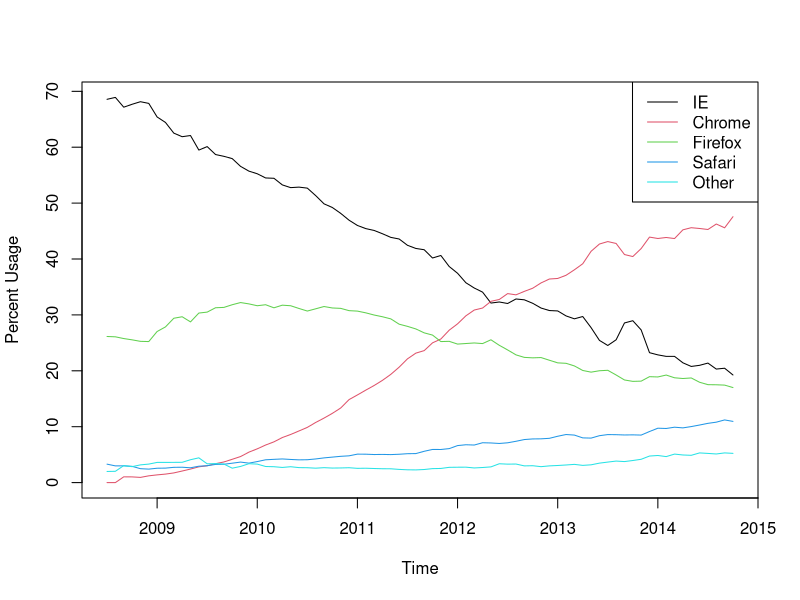
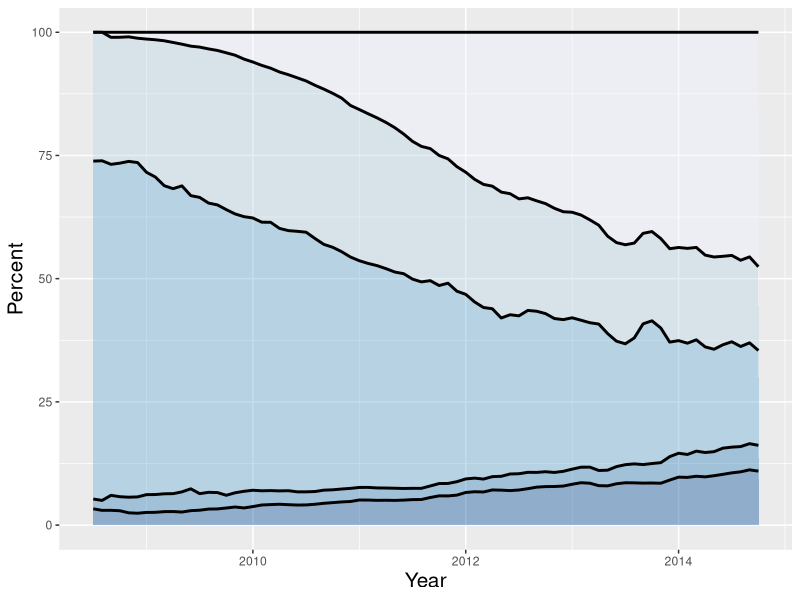

Source code (R) for these figures, in order:
# Analysis of Browser Usage (R)

# begin by installing necessary package ggplot2 

# load package into the workspace for this program
library(ggplot2)  # grammar of graphics plotting

# browser usage data from StatCounter Global Stats
# retrieved from the World Wide Web, October 21, 2014: 
# \url{http://gs.statcounter.com/#browser-ww-monthly-200807-201410
# read in comma-delimited text file 
browser_usage <- read.csv("browser_usage_2008_2014.csv")

# examine the data frame object
print(str(browser_usage))

# define Other category
browser_usage$Other <- 100 -
    browser_usage$IE - browser_usage$Chrome -
    browser_usage$Firefox - browser_usage$Safari 

# define time series data objects 
IE_ts <- ts(browser_usage$IE, start = c(2008, 7), frequency = 12)
Chrome_ts <- ts(browser_usage$Chrome, start = c(2008, 7), frequency = 12)
Firefox_ts <- ts(browser_usage$Firefox, start = c(2008, 7), frequency = 12)
Safari_ts <- ts(browser_usage$Safari, start = c(2008, 7), frequency = 12)
Other_ts <- ts(browser_usage$Other, start = c(2008, 7), frequency = 12)

# create a multiple time series object
browser_mts <- cbind(IE_ts, Chrome_ts, Firefox_ts, Safari_ts, Other_ts) 
dimnames(browser_mts)[[2]] <- c("IE", "Chrome", "Firefox", "Safari", "Other") 

# plot multiple time series object using standard R graphics
pdf(file="fig_browser_mts_R.pdf",width = 11,height = 8.5)  
ts.plot(browser_mts, ylab = "Percent Usage", main="", 
    plot.type = "single", col = 1:5)
legend("topright", colnames(browser_mts), col = 1:5,
    lty = 1, cex = 1)
dev.off()

# define Year as numeric with fractional values for months
browser_usage$Year <- as.numeric(time(IE_ts))

# build data frame for plotting a stacked area graph
Browser <- rep("IE", length = nrow(browser_usage))
Percent <- browser_usage$IE
Year <- browser_usage$Year
plotting_data_frame <- data.frame(Browser, Percent, Year) 

Browser <- rep("Chrome", length = nrow(browser_usage))
Percent <- browser_usage$Chrome
Year <- browser_usage$Year
plotting_data_frame <- rbind(plotting_data_frame, 
    data.frame(Browser, Percent, Year)) 
    
Browser <- rep("Firefox", length = nrow(browser_usage))
Percent <- browser_usage$Firefox
Year <- browser_usage$Year
plotting_data_frame <- rbind(plotting_data_frame, 
    data.frame(Browser, Percent, Year)) 
    
Browser <- rep("Safari", length = nrow(browser_usage))
Percent <- browser_usage$Safari
Year <- browser_usage$Year
plotting_data_frame <- rbind(plotting_data_frame, 
    data.frame(Browser, Percent, Year))
    
Browser <- rep("Other", length = nrow(browser_usage))
Percent <- browser_usage$Other
Year <- browser_usage$Year
plotting_data_frame <- rbind(plotting_data_frame, 
    data.frame(Browser, Percent, Year))    
    
# create ggplot plotting object and plot to external file
pdf(file = "fig_browser_usage_stacked_area_R.pdf", width = 11, height = 8.5)
area_plot <- ggplot(data = plotting_data_frame, 
    aes(x = Year, y = Percent, fill = Browser)) +
    geom_area(colour = "black", size = 1, alpha = 0.4) +
    scale_fill_brewer(palette = "Blues", 
        breaks = rev(levels(plotting_data_frame$Browser))) +
    theme(legend.text = element_text(size = 15))  +
    theme(legend.title = element_text(size = 15)) +
    theme(axis.title = element_text(size = 15))
print(area_plot)
dev.off()